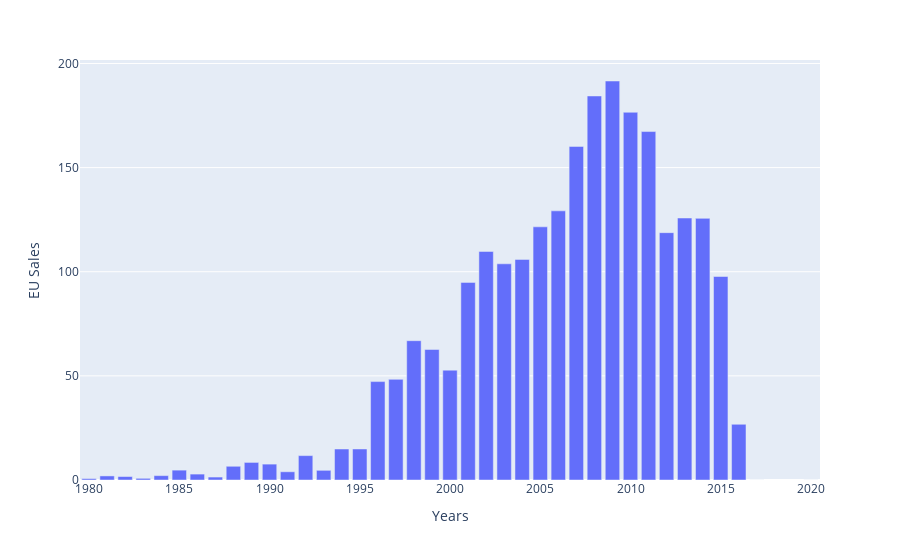

Source (notebook cell):
### Code cell
unique_year = df['Year'].sort_values()
unique_year = unique_year.unique()
dict = {}
for i in unique_year:
    data = df[df['Year'] == i]
    dict[i] = data['EU_Sales'].sum()
    
px.bar(x=dict.keys(), y=dict.values(), labels={"x": "Years", "y": "EU Sales"})

### Figure 1 — Plotly figure (JSON) as saved in the notebook; plotly's stock layout.template omitted (floating-point values rounded to 4 significant figures)
{"data": [{"alignmentgroup": "True", "hovertemplate": "Years=%{x}<br>EU Sales=%{y}<extra></extra>", "legendgroup": "", "marker": {"color": "#636efa", "pattern": {"shape": ""}}, "name": "", "offsetgroup": "", "orientation": "v", "showlegend": false, "textposition": "auto", "type": "bar", "x": ["1980-01-01T00:00:00", "1981-01-01T00:00:00", "1982-01-01T00:00:00", "1983-01-01T00:00:00", "1984-01-01T00:00:00", "1985-01-01T00:00:00", "1986-01-01T00:00:00", "1987-01-01T00:00:00", "1988-01-01T00:00:00", "1989-01-01T00:00:00", "1990-01-01T00:00:00", "1991-01-01T00:00:00", "1992-01-01T00:00:00", "1993-01-01T00:00:00", "1994-01-01T00:00:00", "1995-01-01T00:00:00", "1996-01-01T00:00:00", "1997-01-01T00:00:00", "1998-01-01T00:00:00", "1999-01-01T00:00:00", "2000-01-01T00:00:00", "2001-01-01T00:00:00", "2002-01-01T00:00:00", "2003-01-01T00:00:00", "2004-01-01T00:00:00", "2005-01-01T00:00:00", "2006-01-01T00:00:00", "2007-01-01T00:00:00", "2008-01-01T00:00:00", "2009-01-01T00:00:00", "2010-01-01T00:00:00", "2011-01-01T00:00:00", "2012-01-01T00:00:00", "2013-01-01T00:00:00", "2014-01-01T00:00:00", "2015-01-01T00:00:00", "2016-01-01T00:00:00", "2017-01-01T00:00:00", "2020-01-01T00:00:00"], "xaxis": "x", "y": [0.67, 1.96, 1.65, 0.8, 2.1, 4.74, 2.84, 1.41, 6.59, 8.44, 7.63, 3.95, 11.71, 4.65, 14.88, 14.9, 47.26, 48.32, 66.9, 62.67, 52.75, 94.89, 109.7, 103.8, 105.9, 121.6, 129.2, 160.2, 184.4, 191.6, 176.6, 167.3, 118.8, 125.8, 125.6, 97.71, 26.76, 0, 0], "yaxis": "y"}], "layout": {"barmode": "relative", "legend": {"tracegroupgap": 0}, "margin": {"t": 60}, "xaxis": {"anchor": "y", "domain": [0, 1], "title": {"text": "Years"}}, "yaxis": {"anchor": "x", "domain": [0, 1], "title": {"text": "EU Sales"}}}}
